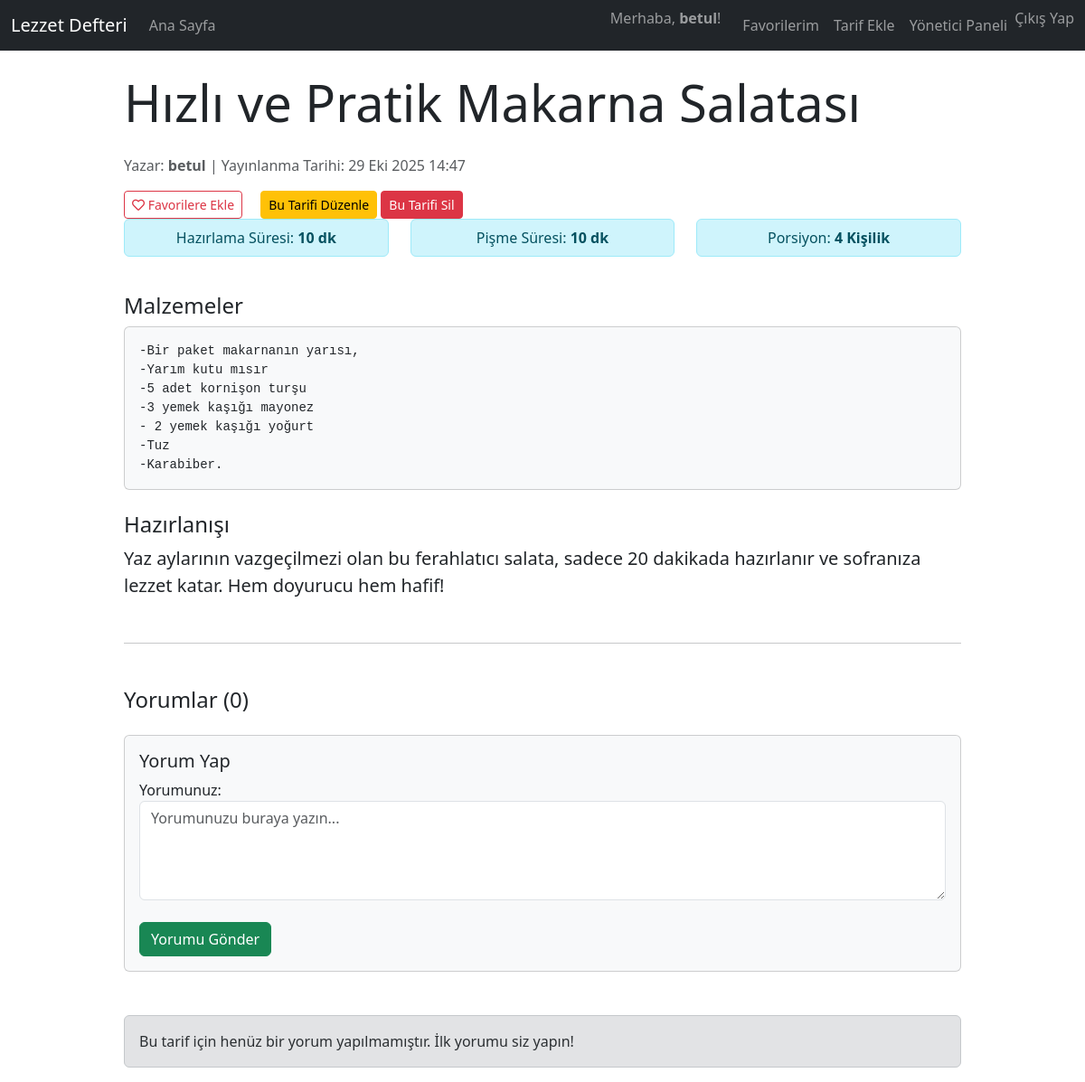
Screenshot of /tarifler/1/ (signed in) with the database file from the repository.
### tarifler/models.py (models this page shows, shortened)
class Tarif(models.Model):
    baslik = models.CharField(max_length=200) # Tarifin başlığı
    aciklama = models.TextField() # Tarifin kısa açıklaması
    malzemeler = models.TextField() # Malzemeler listesi
    hazirlama_suresi = models.IntegerField(help_text="Dakika")
    pisme_suresi = models.IntegerField(help_text="Dakika")
    porsiyon_sayisi = models.IntegerField(default=1)
    yayinlanma_tarihi = models.DateTimeField(auto_now_add=True)
    guncelleme_tarihi = models.DateTimeField(auto_now=True)
    yazar = models.ForeignKey(User, on_delete=models.CASCADE, default=1)
    class Meta:
        verbose_name = "Tarif"
        verbose_name_plural = "Tarifler"
        ordering = ['-yayinlanma_tarihi']

### tarifler/views.py (the view)
# urls.py: path('<int:pk>/', views.tarif_detay, name='tarif_detay'),
def tarif_detay(request, pk):
    tarif = get_object_or_404(Tarif, pk=pk)
    is_favori = False
    if request.user.is_authenticated:
        if Favori.objects.filter(kullanici=request.user, tarif=tarif).exists():
            is_favori = True
    if request.method == 'POST':
        if not request.user.is_authenticated:
            messages.error(request, "Yorum yapabilmek için lütfen giriş yapın.")
            return redirect('giris')
        if 'icerik' in request.POST:
            form = YorumForm(request.POST)
            if form.is_valid():
                yeni_yorum = form.save(commit=False)
                yeni_yorum.tarif = tarif
                yeni_yorum.yazar = request.user
                yeni_yorum.save()
                messages.success(request, "Yorumunuz başarıyla eklendi.")
                return redirect('tarif_detay', pk=tarif.pk)
    else:
        form = YorumForm()
    yorumlar = tarif.yorumlar.all() # Modeldeki related_name='yorumlar' ile çekiliyor
    context = {
        'tarif': tarif,
        'is_favori': is_favori,
        'yorumlar': yorumlar,
        'yorum_formu': form,
        'title': tarif.baslik,
    }
    return render(request, 'tarifler/tarif_detay.html', context)

### tarifler/forms.py
class YorumForm(forms.ModelForm):
    icerik = forms.CharField(
        widget=forms.Textarea(attrs={'placeholder': 'Yorumunuzu buraya yazın...', 'rows': 4}),
        label='Yorumunuz'
    )
    class Meta:
        model = Yorum
        fields = ('icerik',)
    def __init__(self, *args, **kwargs):
        super(YorumForm, self).__init__(*args, **kwargs)
        self.fields['icerik'].widget.attrs['class'] = 'form-control'

### tarifler/templates/tarifler/tarif_detay.html (shortened to what this page needs)
{% extends "base.html" %}
{% block content %}
    <div class="row">
        <div class="col-lg-10 offset-lg-1">
            <h1 class="display-4 mb-4">{{ tarif.baslik }}</h1>
            <p class="text-muted">
                Yazar: <strong>{{ tarif.yazar.username }}</strong> | Yayınlanma Tarihi: {{ tarif.yayinlanma_tarihi|date:"d M Y H:i" }}
            </p>
            {% if user.is_authenticated %}
                <form method="POST" action="{% url 'favori_ekle_kaldir' tarif_id=tarif.pk %}" class="d-inline me-3">
                    {% if is_favori %}
                        <button type="submit" class="btn btn-danger btn-sm">
                            <i class="fas fa-heart"></i> Favorilerden Kaldır
                        </button>
                    {% else %}
                        <button type="submit" class="btn btn-outline-danger btn-sm">
                            <i class="far fa-heart"></i> Favorilere Ekle
                        </button>
                    {% endif %}
                </form>
            {% endif %}
            {% if tarif.yazar == user %}
                <div class="mb-4 d-inline">
                    <a href="{% url 'tarif_duzenle' pk=tarif.pk %}" class="btn btn-warning btn-sm">Bu Tarifi Düzenle</a>
                    <a href="{% url 'tarif_sil' pk=tarif.pk %}" class="btn btn-danger btn-sm">Bu Tarifi Sil</a>
                </div>
            {% endif %}
            <div class="row mb-4">
                <div class="col-md-4">
                    <div class="alert alert-info py-2 text-center">Hazırlama Süresi: <strong>{{ tarif.hazirlama_suresi }} dk</strong></div>
                </div>
                <div class="col-md-4">
                    <div class="alert alert-info py-2 text-center">Pişme Süresi: <strong>{{ tarif.pisme_suresi }} dk</strong></div>
                </div>
                <div class="col-md-4">
                    <div class="alert alert-info py-2 text-center">Porsiyon: <strong>{{ tarif.porsiyon_sayisi }} Kişilik</strong></div>
                </div>
            </div>
            <h2 class="h4 mt-4">Malzemeler</h2>
            <div class="card card-body bg-light mb-4">
                <pre class="mb-0">{{ tarif.malzemeler }}</pre>
            </div>
            <h2 class="h4">Hazırlanışı</h2>
            <p class="lead">{{ tarif.aciklama|linebreaksbr }}</p>
            <hr class="my-5">
            <h2 class="h4 mb-4">Yorumlar ({{ yorumlar.count }})</h2>
            {% if user.is_authenticated %}
                <div class="card card-body bg-light mb-5">
                    <h5 class="card-title">Yorum Yap</h5>
                    <form method="post">
                        {{ yorum_formu.as_p }}
                        <button type="submit" class="btn btn-success mt-2">Yorumu Gönder</button>
                    </form>
                </div>
            {% else %}
                <div class="alert alert-warning text-center mb-5">
                    Yorum yapabilmek için lütfen <a href="{% url 'giris' %}" class="alert-link">Giriş Yapın</a>.
                </div>
            {% endif %}
            <div class="yorum-listesi">
                {% if yorumlar %}
                    {% for yorum in yorumlar %}
                        <div class="card mb-3">
                            <div class="card-body">
                                <h6 class="card-subtitle mb-2 text-muted">
                                    <i class="fas fa-user-circle"></i> <strong>{{ yorum.yazar.username }}</strong>
                                    <small class="float-end">{{ yorum.olusturma_tarihi|date:"d M Y H:i" }}</small>
                                </h6>
                                <p class="card-text">{{ yorum.icerik|linebreaksbr }}</p>
                            </div>
                        </div>
                    {% endfor %}
                {% else %}
                    <div class="alert alert-secondary">
                        Bu tarif için henüz bir yorum yapılmamıştır. İlk yorumu siz yapın!
                    </div>
                {% endif %}
            </div>
            </div>
    </div>
{% endblock content %}

### templates/base.html (shortened to what this page needs)
{% load static %}
<!DOCTYPE html>
<html lang="tr">
<head>
    <link href="https://cdn.jsdelivr.net/npm/bootstrap@5.3.3/dist/css/bootstrap.min.css" rel="stylesheet">
    <link rel="stylesheet" href="https://cdnjs.cloudflare.com/ajax/libs/font-awesome/5.15.4/css/all.min.css">
</head>
<body>
    <nav class="navbar navbar-expand-lg navbar-dark bg-dark">
        <div class="container-fluid">
            <a class="navbar-brand" href="{% url 'anasayfa' %}">Lezzet Defteri</a>
            <div class="collapse navbar-collapse" id="navbarNav">
                <ul class="navbar-nav me-auto">
                    <li class="nav-item">
                        <a class="nav-link" href="{% url 'anasayfa' %}">Ana Sayfa</a>
                    </li>
                </ul>
                <ul class="navbar-nav">
                    {% if user.is_authenticated %}
                        <li class="nav-item">
                            <span class="navbar-text me-3">
                                Merhaba, <strong>{{ user.username }}</strong>!
                            </span>
                        </li>
                        <li class="nav-item">
                            <a class="nav-link" href="{% url 'favori_listesi' %}">Favorilerim</a>
                        </li>
                        <li class="nav-item">
                            <a class="nav-link" href="{% url 'tarif_ekle' %}">Tarif Ekle</a>
                        </li>
                        {% if user.is_superuser %}
                            <li class="nav-item">
                                <a class="nav-link" href="{% url 'admin:index' %}">Yönetici Paneli</a>
                            </li>
                        {% endif %}
                        <li class="nav-item">
                            <form method="POST" action="{% url 'cikis' %}" class="d-inline">
                                <button type="submit" class="btn btn-link nav-link p-0" style="color: rgba(255,255,255,.55);">
                                    Çıkış Yap
                                </button>
                            </form>
                        </li>
                    {% endif %}
                </ul>
            </div>
        </div>
    </nav>
    <div class="container mt-4">
        {% block content %}
        {% endblock %}
    </div>
</body>
</html>

### rows the page displays
Tarif: baslik "Hızlı ve Pratik Makarna Salatası", yazar.username "betul", yayinlanma_tarihi "29 Eki 2025 14:47", hazirlama_suresi "10", pisme_suresi "10", porsiyon_sayisi "4", malzemeler "-Bir paket makarnanın yarısı, -Yarım kutu mısır -5 adet kornişon turşu -3 yemek kaşığı mayonez - 2 yemek kaşığı yoğurt -Tuz -Karabiber.", aciklama "Yaz aylarının vazgeçilmezi olan bu ferahlatıcı salata, sadece 20 dakikada hazırlanır ve sofranıza lezzet katar. Hem doyurucu hem hafif!", count "0"

### other values shown
{{ user.username }} "betul"
